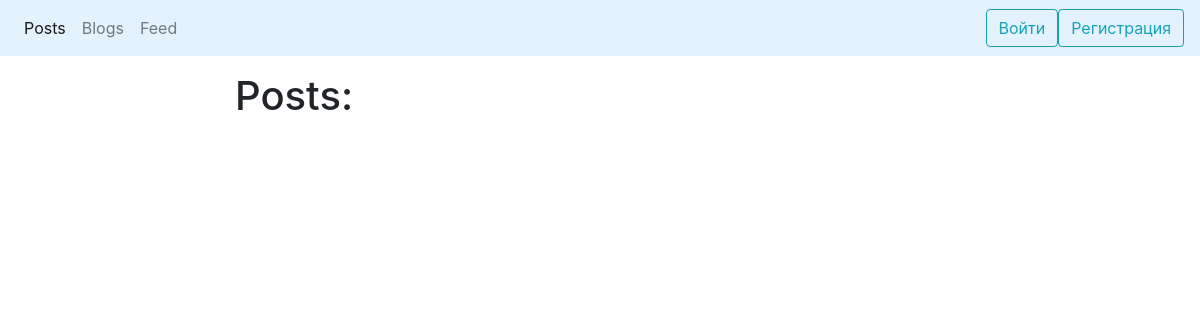
The app's page /, older data.
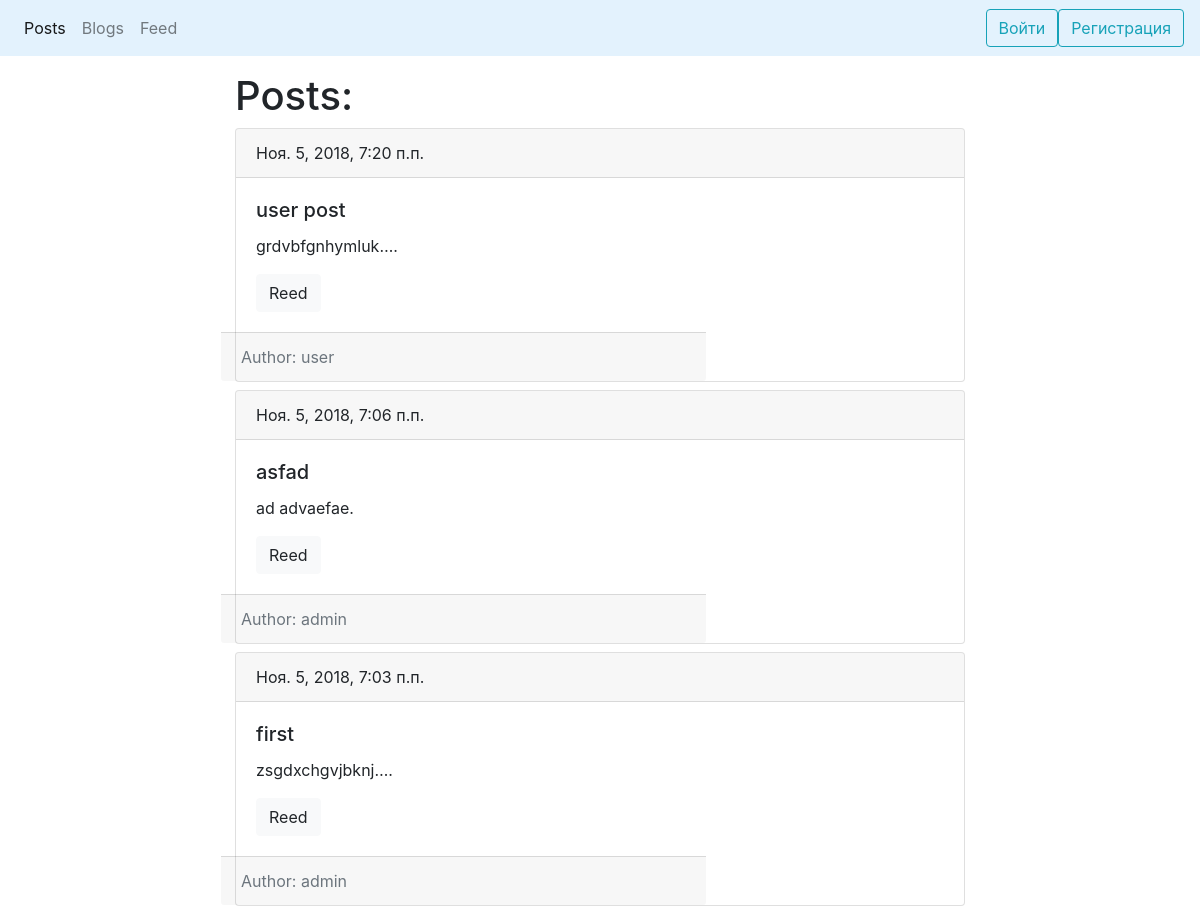
The same page, newer data.
### posts/models.py (models this page shows, shortened)
class Post(models.Model):
    blog = models.ForeignKey(Blog, on_delete=models.CASCADE)
    title = models.CharField('Заголовок', max_length=150, db_index=True)
    text = models.TextField(blank=True, db_index=True)
    date_pub = models.DateTimeField('Время создания', auto_now_add=True)
    readers = models.ManyToManyField(User, verbose_name='Кто прочитал', blank=True)
    class Meta:
        verbose_name = 'Пост'
        verbose_name_plural = 'Посты'
        ordering = ('-date_pub',)

### blogs/models.py (models this page shows, shortened)
class Blog(models.Model):
    owner = models.OneToOneField(User, null=True, on_delete=models.CASCADE, verbose_name='Пользователь')
    name = models.CharField(max_length=255, default='Personal Blog')
    subscribers = models.ManyToManyField(User, related_name='subscriptions', blank=True)

### posts/views.py (the view)
# urls.py: path('', PostView.as_view(), name='posts_list'),
class PostView(ListView):
    model = Post
    template_name = 'post/post_list.html'

### posts/templates/posts/post_list.html
{% extends 'base.html' %}
{% block content %}
    <h1 class="mb-2">Posts:</h1>
    {% for obj in object_list %}
        <div class="card mb-2">
            <div class="card-header">
                {{ obj.date_pub }}
            </div>
            <div class="card-body">
                <h5 class="card-title">{{ obj.title }}</h5>
                <p class="card-text">{{ obj.text | truncatechars:15 }}.</p>
                <a href="{% url 'post_detail' pk=obj.pk %}" class="btn btn-light">Reed</a>
            </div>
            <div class="card-footer text-muted row col-8">
                Author: {{ obj.blog.owner }}
            </div>
        </div>
    {% endfor %}
{% endblock %}

### templates/base.html (shortened to what this page needs)
{% load static %}
<!DOCTYPE html>
<html>
<head>
    {% block stylesheets %}
        <link rel="stylesheet" href="https://stackpath.bootstrapcdn.com/bootstrap/4.1.3/css/bootstrap.min.css"
>
        <link rel="stylesheet" href="{% static 'css/style.css' %}">
    {% endblock %}
</head>
<body>
{% block header %}
    <nav class="navbar navbar-expand-lg navbar-light" style="background-color: #e3f2fd;">
        <div class="collapse navbar-collapse" id="navbarSupportedContent">
            <ul class="navbar-nav mr-auto">
                <li class="nav-item active">
                    <a class="nav-link" href="{% url 'posts_list' %}">Posts</a>
                </li>
                <li class="nav-item">
                    <a class="nav-link" href="{% url 'blogs_list' %}">Blogs</a>
                </li>
                <li class="nav-item">
                    <a class="nav-link" href="{% url 'feed:feed' %}">Feed</a>
                </li>
            </ul>
            <ul class="navbar-nav">
                {% if user.is_authenticated %}
                    <li class="nav-item">
                        <div class="admin-panel align-items-center">
                            <a href="{% url 'post_create' %}" class="btn btn-light">Create</a>
                            <a href="{% url 'logout' %}" class="btn btn-outline-info">Выйти ({{ user.username }})</a>
                            {% block user-panel %}{% endblock %}
                        </div>
                    </li>
                {% else %}
                    <li><a href="{% url 'login' %}" class="btn btn-outline-info">Войти</a></li>
                    <li><a href="{% url 'register' %}" class="btn btn-outline-info">Регистрация</a></li>
                {% endif %}
            </ul>
        </div>
    </nav>
{% endblock %}
<div class="container mt-3">
    <div class="row">
        <div class="col-8 offset-md-2">
            {% block content %}{% endblock %}
        </div>
    </div>
</div>
</body>
</html>

Row changes from the older to the newer data that the page shows:
added Post: date_pub "Ноя. 5, 2018, 7:20 п.п.", title "user post", text "grdvbfgnhymluk…", blog.owner "user"
added Post: date_pub "Ноя. 5, 2018, 7:06 п.п.", title "asfad", text "ad advaefae", blog.owner "admin"
added Post: date_pub "Ноя. 5, 2018, 7:03 п.п.", title "first", text "zsgdxchgvjbknj…", blog.owner "admin"
